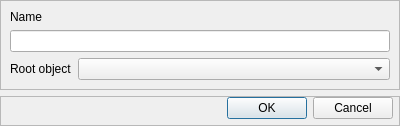
<?xml version="1.0" encoding="UTF-8"?>
<ui version="4.0">
 <class>NewDocumentWizard</class>
 <widget class="QDialog" name="NewDocumentWizard">
  <property name="geometry">
   <rect>
    <x>0</x>
    <y>0</y>
    <width>400</width>
    <height>122</height>
   </rect>
  </property>
  <property name="windowTitle">
   <string>Dialog</string>
  </property>
  <layout class="QVBoxLayout" name="verticalLayout">
   <property name="leftMargin">
    <number>0</number>
   </property>
   <property name="topMargin">
    <number>0</number>
   </property>
   <property name="rightMargin">
    <number>0</number>
   </property>
   <property name="bottomMargin">
    <number>0</number>
   </property>
   <item>
    <widget class="QFrame" name="frame">
     <property name="sizePolicy">
      <sizepolicy hsizetype="Preferred" vsizetype="Preferred">
       <horstretch>0</horstretch>
       <verstretch>1</verstretch>
      </sizepolicy>
     </property>
     <property name="frameShape">
      <enum>QFrame::StyledPanel</enum>
     </property>
     <property name="frameShadow">
      <enum>QFrame::Raised</enum>
     </property>
     <layout class="QFormLayout" name="formLayout">
      <item row="0" column="0">
       <widget class="QLabel" name="label">
        <property name="text">
         <string>Name</string>
        </property>
       </widget>
      </item>
      <item row="1" column="0" colspan="2">
       <widget class="QLineEdit" name="lineEdit"/>
      </item>
      <item row="2" column="1">
       <widget class="QComboBox" name="comboBox"/>
      </item>
      <item row="2" column="0">
       <widget class="QLabel" name="label_2">
        <property name="text">
         <string>Root object</string>
        </property>
       </widget>
      </item>
     </layout>
    </widget>
   </item>
   <item>
    <widget class="QFrame" name="frame_2">
     <property name="sizePolicy">
      <sizepolicy hsizetype="Preferred" vsizetype="Preferred">
       <horstretch>0</horstretch>
       <verstretch>0</verstretch>
      </sizepolicy>
     </property>
     <property name="frameShape">
      <enum>QFrame::StyledPanel</enum>
     </property>
     <property name="frameShadow">
      <enum>QFrame::Raised</enum>
     </property>
     <layout class="QVBoxLayout" name="verticalLayout_2">
      <property name="spacing">
       <number>0</number>
      </property>
      <property name="leftMargin">
       <number>0</number>
      </property>
      <property name="topMargin">
       <number>0</number>
      </property>
      <property name="rightMargin">
       <number>6</number>
      </property>
      <property name="bottomMargin">
       <number>6</number>
      </property>
      <item>
       <widget class="QDialogButtonBox" name="buttonBox">
        <property name="orientation">
         <enum>Qt::Horizontal</enum>
        </property>
        <property name="standardButtons">
         <set>QDialogButtonBox::Cancel|QDialogButtonBox::Ok</set>
        </property>
       </widget>
      </item>
     </layout>
    </widget>
   </item>
  </layout>
 </widget>
 <resources/>
 <connections>
  <connection>
   <sender>buttonBox</sender>
   <signal>accepted()</signal>
   <receiver>NewDocumentWizard</receiver>
   <slot>accept()</slot>
   <hints>
    <hint type="sourcelabel">
     <x>248</x>
     <y>254</y>
    </hint>
    <hint type="destinationlabel">
     <x>157</x>
     <y>274</y>
    </hint>
   </hints>
  </connection>
  <connection>
   <sender>buttonBox</sender>
   <signal>rejected()</signal>
   <receiver>NewDocumentWizard</receiver>
   <slot>reject()</slot>
   <hints>
    <hint type="sourcelabel">
     <x>316</x>
     <y>260</y>
    </hint>
    <hint type="destinationlabel">
     <x>286</x>
     <y>274</y>
    </hint>
   </hints>
  </connection>
 </connections>
</ui>
